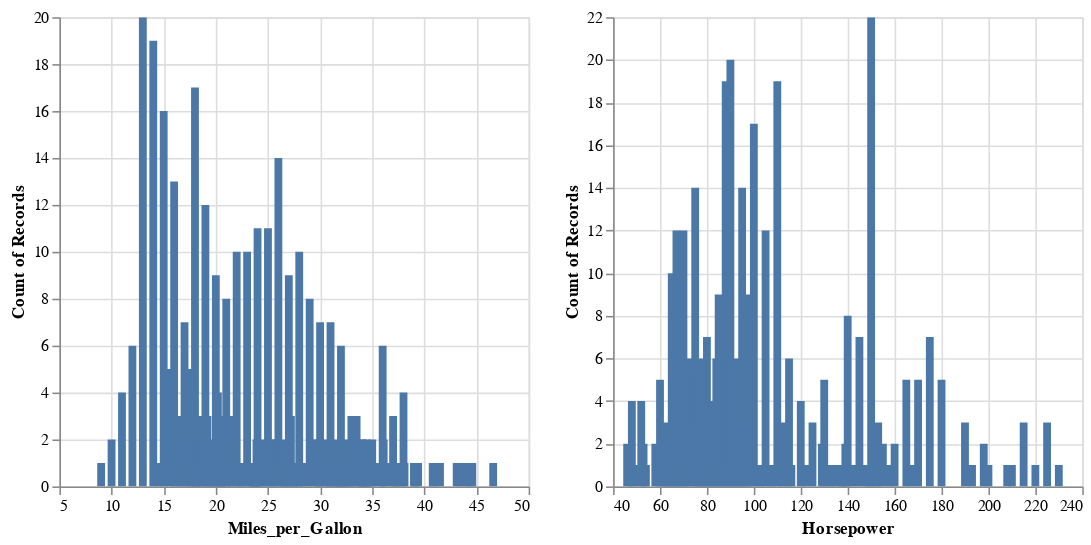

Notebook code cell kept with this figure:
### Markdown cell above
5.3. Используя данные об автомобилях, создайте двухпанельную (*two-panel*) гистограмму (количество миль на галлон на одной панели, количество лошадиных сил на другой), где вы можете перетащить мышь, чтобы выбрать данные на левой панели, чтобы отфильтровать данные на второй панели.

### Code cell
interval = alt.selection_interval()

hist = alt.Chart(cars).mark_bar().encode(
    x='Miles_per_Gallon:Q'
    ,y='count()').add_params(interval).transform_filter(interval).interactive()

hist | hist.encode(x='Horsepower:Q')

### Figure 1 — Vega-Lite specification as saved in the notebook (floating-point values rounded to 4 significant figures; data arrays with more than 128 entries replaced by an {"elided": "..."} marker saying what was removed)
{"config": {"view": {"continuousWidth": 300, "continuousHeight": 300}}, "hconcat": [{"mark": {"type": "bar"}, "encoding": {"x": {"field": "Miles_per_Gallon", "type": "quantitative"}, "y": {"aggregate": "count", "type": "quantitative"}}, "name": "view_80", "transform": [{"filter": {"param": "param_124"}}]}, {"mark": {"type": "bar"}, "encoding": {"x": {"field": "Horsepower", "type": "quantitative"}, "y": {"aggregate": "count", "type": "quantitative"}}, "name": "view_81", "transform": [{"filter": {"param": "param_124"}}]}], "data": {"name": "data-f02450ab61490a1363517a0190416235"}, "params": [{"name": "param_124", "select": {"type": "interval"}, "views": ["view_80", "view_81"]}, {"name": "param_125", "select": {"type": "interval", "encodings": ["x", "y"]}, "bind": "scales", "views": ["view_80", "view_81"]}], "$schema": "https://vega.github.io/schema/vega-lite/v5.8.0.json", "datasets": {"data-f02450ab61490a1363517a0190416235": {"elided": "406 records"}}}
